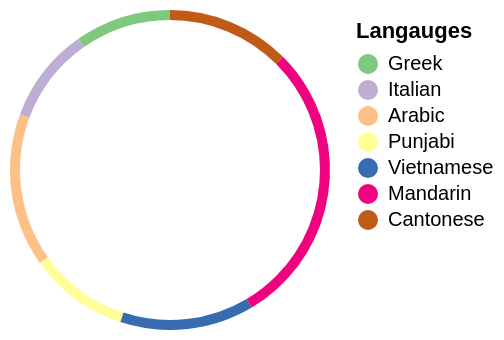

Vega-Lite specification stored for this chart:
### Vega-Lite specification from a JSON file in a GitHub repository (floating-point values rounded to 4 significant figures)
{"$schema": "https://vega.github.io/schema/vega-lite/v6.json", "description": "Top 7 langauges spoken at home in Australia excludign english 2021", "width": 150, "height": 150, "data": {"values": [{"category": "Greek", "value": 229643}, {"category": "Italian", "value": 228042}, {"category": "Arabic", "value": 367159}, {"category": "Punjabi", "value": 239033}, {"category": "Vietnamese", "value": 320758}, {"category": "Mandarin", "value": 685274}, {"category": "Cantonese", "value": 295281}]}, "layer": [{"mark": {"type": "arc", "innerRadius": 80}, "encoding": {"theta": {"field": "value", "type": "quantitative"}, "color": {"field": "category", "type": "nominal", "scale": {"domain": ["Greek", "Italian", "Arabic", "Punjabi", "Vietnamese", "Mandarin", "Cantonese"], "range": ["#7fc97f", "#beaed4", "#fdc086", "#ffff99", "#386cb0", "#f0027f", "#bf5b17"]}, "legend": {"title": "Langauges"}}, "tooltip": [{"field": "category", "type": "nominal", "title": "Language"}, {"field": "value", "type": "quantitative", "aggregate": "sum", "title": "Number of speakers", "format": ","}]}}], "config": {}}
